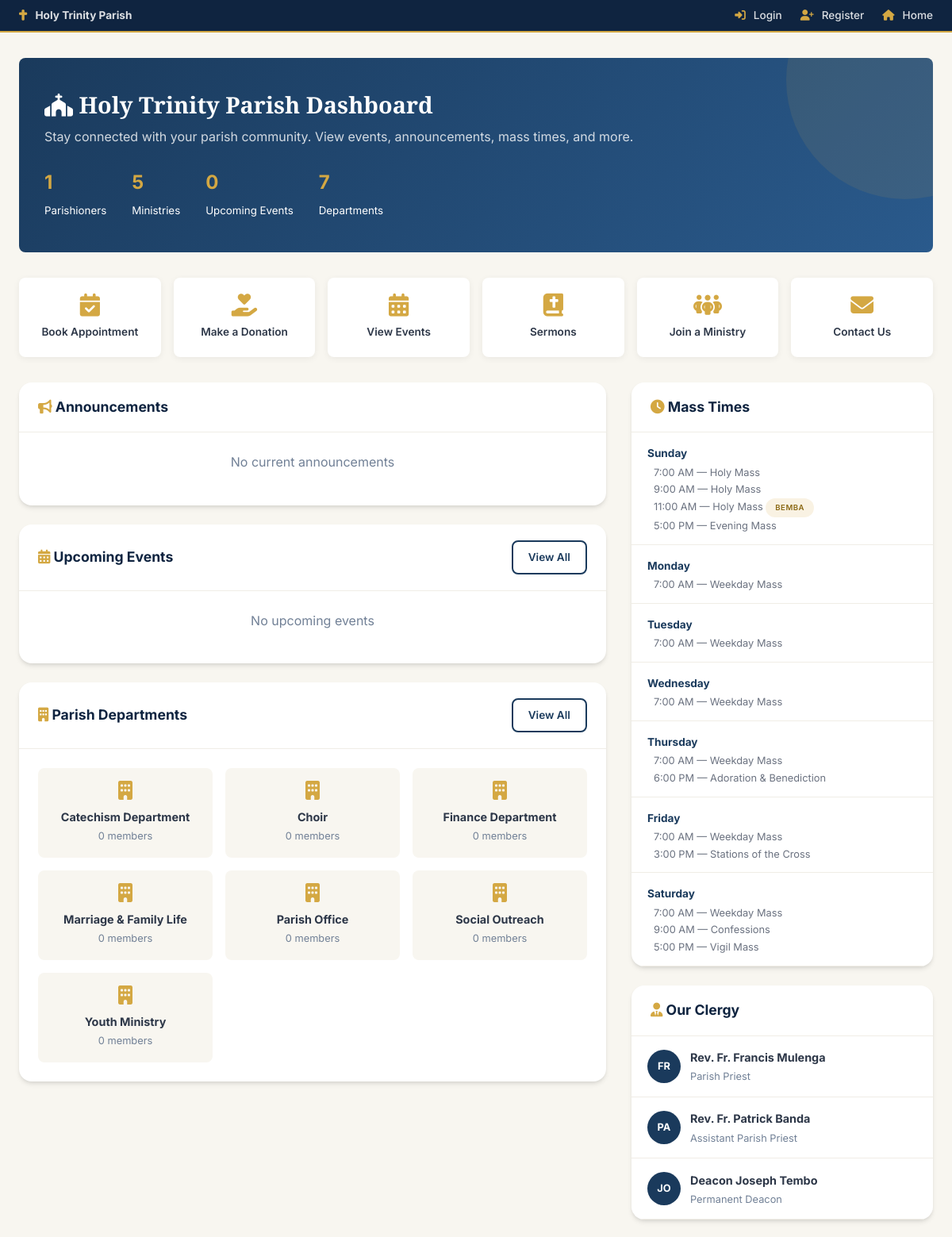
Before: /pages/dashboard.php (upper part) with the older database file.
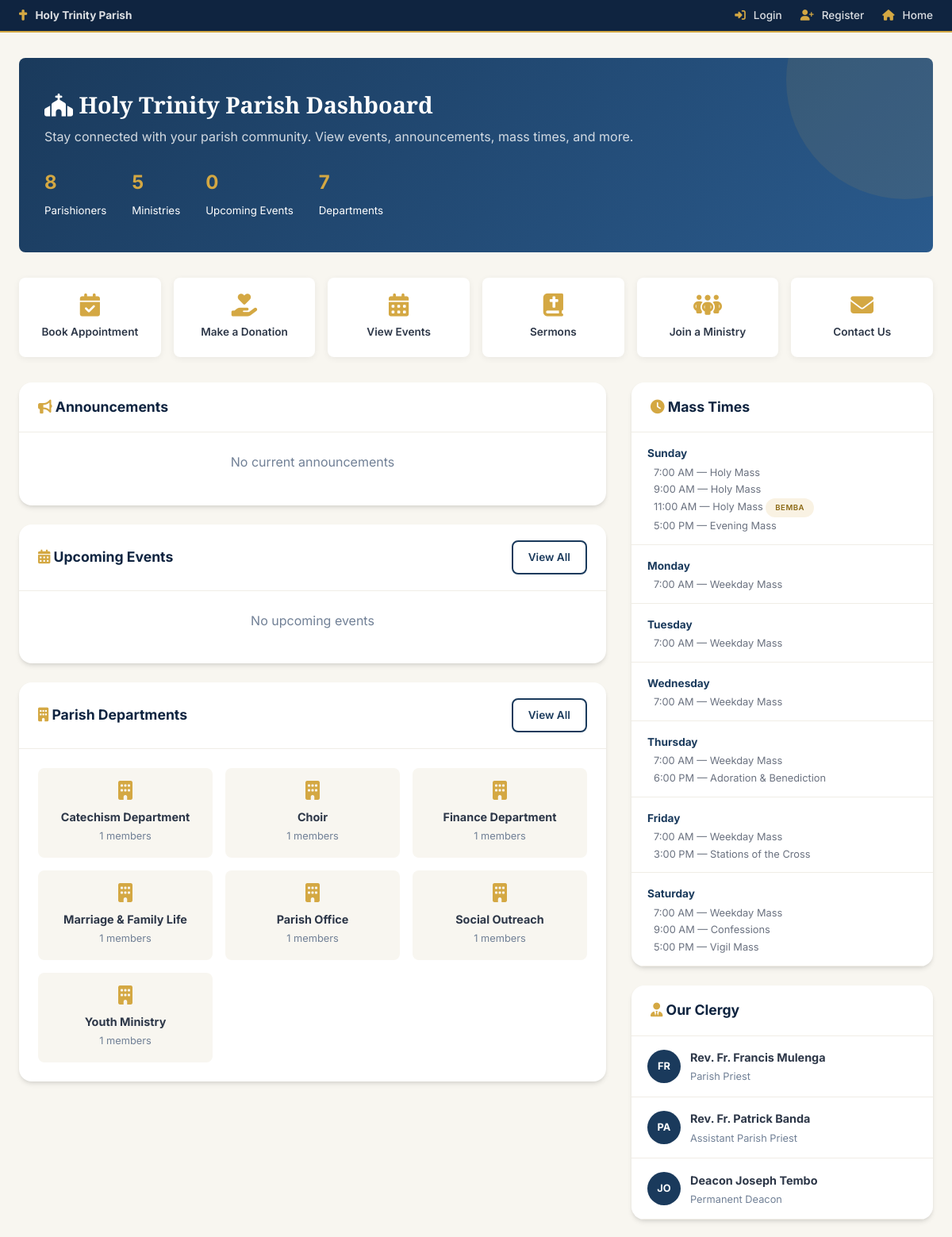
After: the same page with the newer database file.
### tables this page shows
CREATE TABLE departments (
    id INT AUTO_INCREMENT PRIMARY KEY,
    name VARCHAR(150) NOT NULL,
    slug VARCHAR(150) UNIQUE NOT NULL,
    description TEXT,
    head_user_id INT,
    email VARCHAR(255),
    phone VARCHAR(20),
    is_active TINYINT(1) DEFAULT 1,
    created_at TIMESTAMP DEFAULT CURRENT_TIMESTAMP,
    updated_at TIMESTAMP DEFAULT CURRENT_TIMESTAMP ON UPDATE CURRENT_TIMESTAMP,
    FOREIGN KEY (head_user_id) REFERENCES users(id) ON DELETE SET NULL
);

### config/database.php (called while the page is built, shortened)
<?php
class Database {
    private static $instance = null;
    private $connection;
    private function __construct() {
        try {
            $dsn = "mysql:host=" . DB_HOST . ";dbname=" . DB_NAME . ";charset=" . DB_CHARSET;
            $this->connection = new PDO($dsn, DB_USER, DB_PASS, [
                PDO::ATTR_ERRMODE => PDO::ERRMODE_EXCEPTION,
                PDO::ATTR_DEFAULT_FETCH_MODE => PDO::FETCH_ASSOC,
                PDO::ATTR_EMULATE_PREPARES => false,
            ]);
        } catch (PDOException $e) {
            error_log("Database connection failed: " . $e->getMessage());
            die("Database connection failed. Please try again later.");
        }
    }
    public static function getInstance() {
        if (self::$instance === null) {
            self::$instance = new self();
        }
        return self::$instance;
    }
    public function query($sql, $params = []) {
        $stmt = $this->connection->prepare($sql);
        $stmt->execute($params);
        return $stmt;
    }
    public function fetch($sql, $params = []) {
        return $this->query($sql, $params)->fetch();
    }
    public function fetchAll($sql, $params = []) {
        return $this->query($sql, $params)->fetchAll();
    }
}

### config/app.php (called while the page is built, shortened)
<?php
require_once APP_ROOT . '/config/database.php';
function sanitize($input) {
    return htmlspecialchars(trim($input), ENT_QUOTES, 'UTF-8');
}

### pages/dashboard.php (the view, shortened to what the changed rows need)
<?php
require_once __DIR__ . '/../config/app.php';
$db = Database::getInstance();
$departments = $db->fetchAll(
    "SELECT d.*, (SELECT COUNT(*) FROM department_members WHERE department_id = d.id) as member_count
     FROM departments d WHERE d.is_active = 1 ORDER BY d.name"
);
$totalParishioners = $db->fetch("SELECT COUNT(*) as cnt FROM users WHERE is_active = 1")['cnt'];
?>
<!DOCTYPE html>
<html lang="en">
<head>
    <link rel="stylesheet" href="https://cdnjs.cloudflare.com/ajax/libs/font-awesome/6.5.1/css/all.min.css">
    <link rel="stylesheet" href="/holy-trinity/assets/css/style.css">
</head>
<body>
    <div style="max-width:1200px; margin:0 auto; padding:2rem 1.5rem;">
        <div class="public-dash-header">
            <h1><i class="fas fa-church"></i> Holy Trinity Parish Dashboard</h1>
            <div style="display:flex; gap:2rem; margin-top:1.5rem;">
                <div><strong style="font-size:1.5rem; color:var(--gold);"><?= $totalParishioners ?></strong><br><small>Parishioners</small></div>
            </div>
        </div>
        <div style="display:grid; grid-template-columns:1fr 380px; gap:2rem;" class="grid-2">
            <div>
                <div class="card">
                    <div class="card-body">
                        <div style="display:grid; grid-template-columns:repeat(auto-fit, minmax(200px, 1fr)); gap:1rem;">
                            <?php foreach ($departments as $d): ?>
                            <div style="padding:1rem; background:var(--off-white); border-radius:var(--radius); text-align:center;">
                                <i class="fas fa-building" style="font-size:1.5rem; color:var(--gold); margin-bottom:0.5rem; display:block;"></i>
                                <strong style="font-size:0.9rem;"><?= sanitize($d['name']) ?></strong>
                                <div class="text-muted" style="font-size:0.8rem;"><?= $d['member_count'] ?> members</div>
                            </div>
                            <?php endforeach; ?>
                        </div>
                    </div>
                </div>
            </div>
        </div>
    </div>
</body>
</html>

Changed rows visible on the page:
changed departments "Catechism Department": member_count "0" → "1"
changed departments "Choir": member_count "0" → "1"
changed departments "Finance Department": member_count "0" → "1"
changed departments "Marriage & Family Life": member_count "0" → "1"
changed departments "Parish Office": member_count "0" → "1"
changed departments "Social Outreach": member_count "0" → "1"
changed departments "Youth Ministry": member_count "0" → "1"
Other visible differences:
$totalParishioners: "1" → "8"
